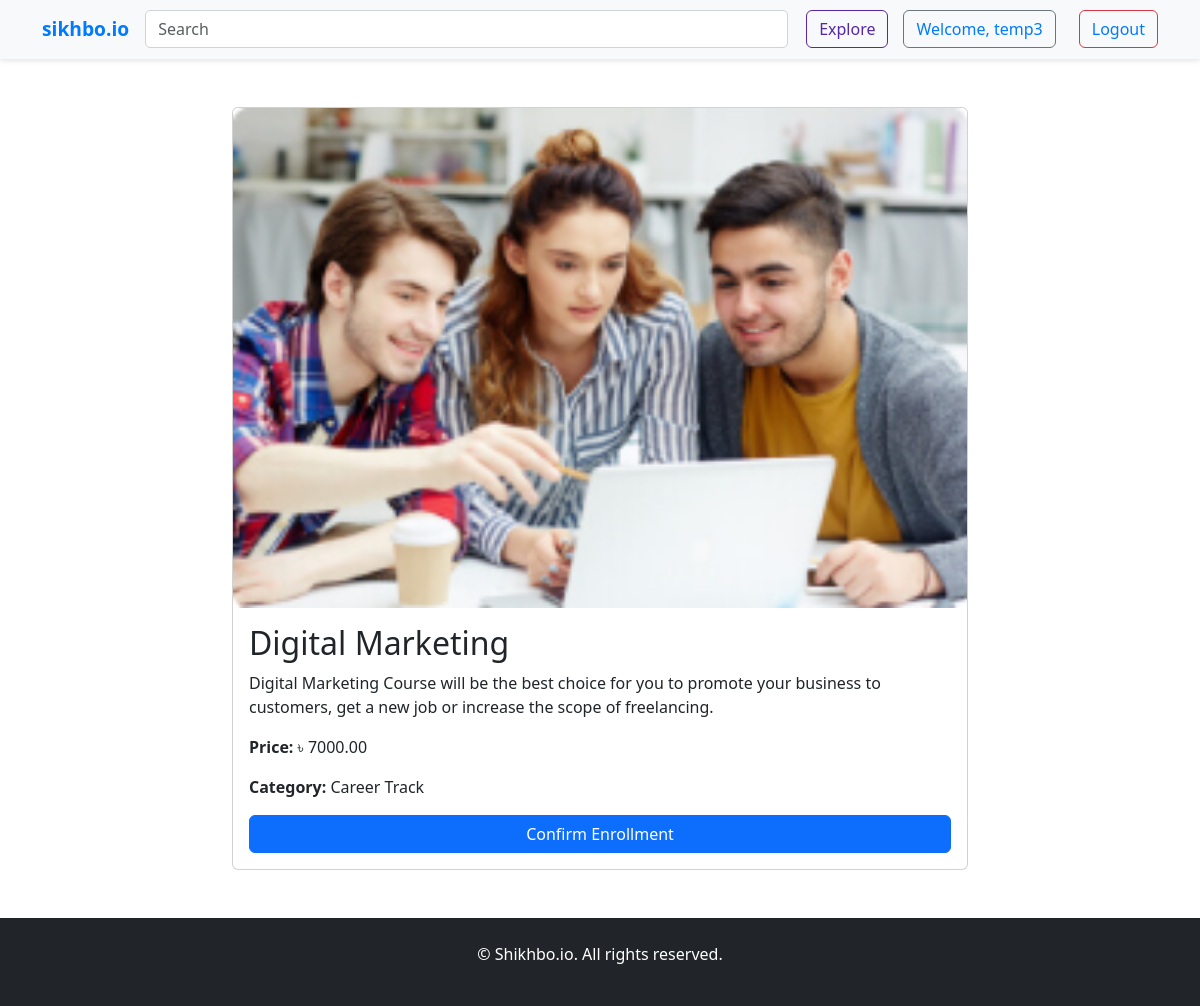
Page /enroll_course/1/ (signed in) on the committed database.
### base/models.py (models this page shows, shortened)
class Course(models.Model):
    title = models.CharField(max_length=200)
    description = models.TextField(null=True)
    price = models.DecimalField(max_digits=10, decimal_places=2)
    thumbnail = models.ImageField(upload_to='course_thumbnails/', null=True)
    category = models.ForeignKey(Category, on_delete=models.CASCADE, null=True)
    students_enrolled = models.PositiveIntegerField(default=0)
    image = models.ImageField(upload_to='', blank=True, null=True)

class Category(models.Model):
    name = models.CharField(max_length=100, null=True)
    description = models.TextField(blank=True, null=True)
    icon = models.ImageField(upload_to='category_icons/', blank=True, null=True)

### base/views.py (the view)
# urls.py: path('enroll_course/<str:id>/', base_views.enroll_course, name='enroll_course'),
@login_required
def enroll_course(request, id):
    course = get_object_or_404(Course, pk=id)
    if request.method == "POST":
        user_profile = request.user.profile
        course.students_enrolled += 1
        course.save()
        messages.success(request, f"You have successfully enrolled in {course.title}!")
        return redirect('courses')  # Redirect to courses page or another relevant page
    return render(request, 'enroll_course.html', {'course': course})

### template/enroll_course.html (shortened to what this page needs)
<!DOCTYPE html>
<html lang="en">
<head>
    {% load static %}
    <link href="https://cdn.jsdelivr.net/npm/bootstrap@5.3.0-alpha1/dist/css/bootstrap.min.css" rel="stylesheet">
    <link rel="stylesheet" href="{% static 'css/enroll_course.css' %}">
</head>
<body>
<nav class="navbar navbar-expand-lg navbar-light bg-light">
    <div class="container">
        <a class="navbar-brand" href="{% url 'home' %}">sikhbo.io</a>
        <form class="navbar-form" method="POST">
            <input class="form-control me-2" type="search" placeholder="Search" aria-label="Search">
            <button class="btn btn-outline-success" type="submit">Explore</button>
        </form>
        <div class="navbar-links">
            {% if user.is_authenticated %}
                <a href="{% url 'user_profile' %}" class="btn btn-outline-secondary me-2">
                    Welcome, {{ user.username }}
                </a>
                <a href="{% url 'logout' %}" class="btn btn-outline-danger">Logout</a>
            {% else %}
                <a href="{% url 'login' %}" class="btn btn-outline-primary">Login</a>
                <a href="{% url 'signup' %}" class="btn btn-primary">Sign Up</a>
            {% endif %}
        </div>
    </div>
</nav>
    <section class="py-5">
        <div class="container">
            <div class="row justify-content-center">
                <div class="col-md-8">
                    <div class="card">
                        <img src="{{ course.thumbnail.url }}" class="card-img-top" alt="{{ course.title }}">
                        <div class="card-body">
                            <h2 class="card-title">{{ course.title }}</h2>
                            <p class="card-text">{{ course.description }}</p>
                            <p class="card-text"><strong>Price:</strong> ৳ {{ course.price }}</p>
                            <p class="card-text"><strong>Category:</strong> {{ course.category.name }}</p>
                            <form method="POST">
                                <button type="submit" class="btn btn-primary w-100">Confirm Enrollment</button>
                            </form>
                        </div>
                    </div>
                </div>
            </div>
        </div>
    </section>
    <footer class="py-4 bg-dark text-white">
        <div class="container text-center">
            <p>&copy; {{ current_year }} Shikhbo.io. All rights reserved.</p>
        </div>
    </footer>
</body>
</html>

### static/css/enroll_course.css (style rules this page uses)
.navbar { background-color: #fff; padding: 10px 20px; box-shadow: 0 2px 5px rgba(0, 0, 0, 0.1); display: flex; justify-content: space-between; align-items: center; }
.navbar-brand { font-weight: bold; font-size: 1.2rem; color: #007bff; }
.navbar-form { flex: 1; display: flex; align-items: center; }
.form-control { border-radius: 5px; border-color: #ced4da; flex: 1; }
.btn-outline-success { border-color: #5528a7; color: #5528a7; margin-left: 10px; }
.navbar-links { display: flex; align-items: center; }
.navbar-links a { margin-left: 15px; text-decoration: none; color: #007bff; }

### rows in the picture
Course: thumbnail (picture), title "Digital Marketing", description "Digital Marketing Course will be the best choice for you to promote your business to customers, get a new job or increase the scope of freelancing.", price "7000.00", category.name "Career Track"

### other values in the picture
{{ user.username }} "temp3"
